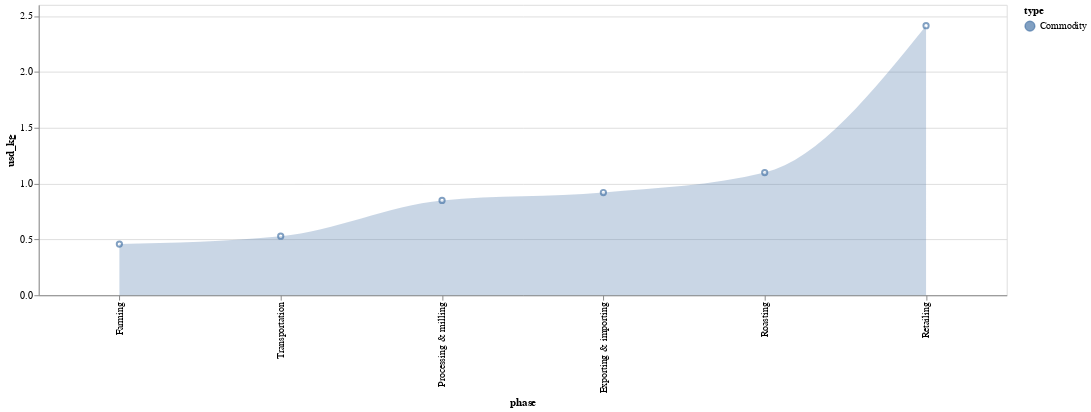

Source (notebook cell):
### Code cell
base2 = alt.Chart(df_c).encode(
    x=alt.Y('phase:O', sort=order),
    y="usd_kg:Q",
    color="type:N"
).properties(width=1000, height=300)

base2.mark_point() + base.mark_area(interpolate='monotone', opacity=0.3)

### Figure 1 — Vega-Lite specification as saved in the notebook (floating-point values rounded to 4 significant figures)
{"config": {"view": {"continuousWidth": 400, "continuousHeight": 300}}, "layer": [{"mark": "point", "encoding": {"color": {"type": "nominal", "field": "type"}, "x": {"type": "ordinal", "field": "phase", "sort": ["Farming", "Transportation", "Processing & milling", "Exporting & importing", "Roasting", "Retailing"]}, "y": {"type": "quantitative", "field": "usd_kg"}}, "height": 300, "width": 1000}, {"mark": {"type": "area", "interpolate": "monotone", "opacity": 0.3}, "encoding": {"color": {"type": "nominal", "field": "type"}, "x": {"type": "ordinal", "field": "phase", "sort": ["Farming", "Transportation", "Processing & milling", "Exporting & importing", "Roasting", "Retailing"]}, "y": {"type": "quantitative", "field": "usd_kg"}}, "height": 300, "width": 1000}], "data": {"name": "data-e72b1a55c7af489b9defc1f1e7c5089b"}, "$schema": "https://vega.github.io/schema/vega-lite/v4.8.1.json", "datasets": {"data-e72b1a55c7af489b9defc1f1e7c5089b": [{"phase": "Farming", "usd_kg": 0.4581, "type": "Commodity"}, {"phase": "Transportation", "usd_kg": 0.5284, "type": "Commodity"}, {"phase": "Processing & milling", "usd_kg": 0.8492, "type": "Commodity"}, {"phase": "Exporting & importing", "usd_kg": 0.9196, "type": "Commodity"}, {"phase": "Roasting", "usd_kg": 1.098, "type": "Commodity"}, {"phase": "Retailing", "usd_kg": 2.413, "type": "Commodity"}]}}
